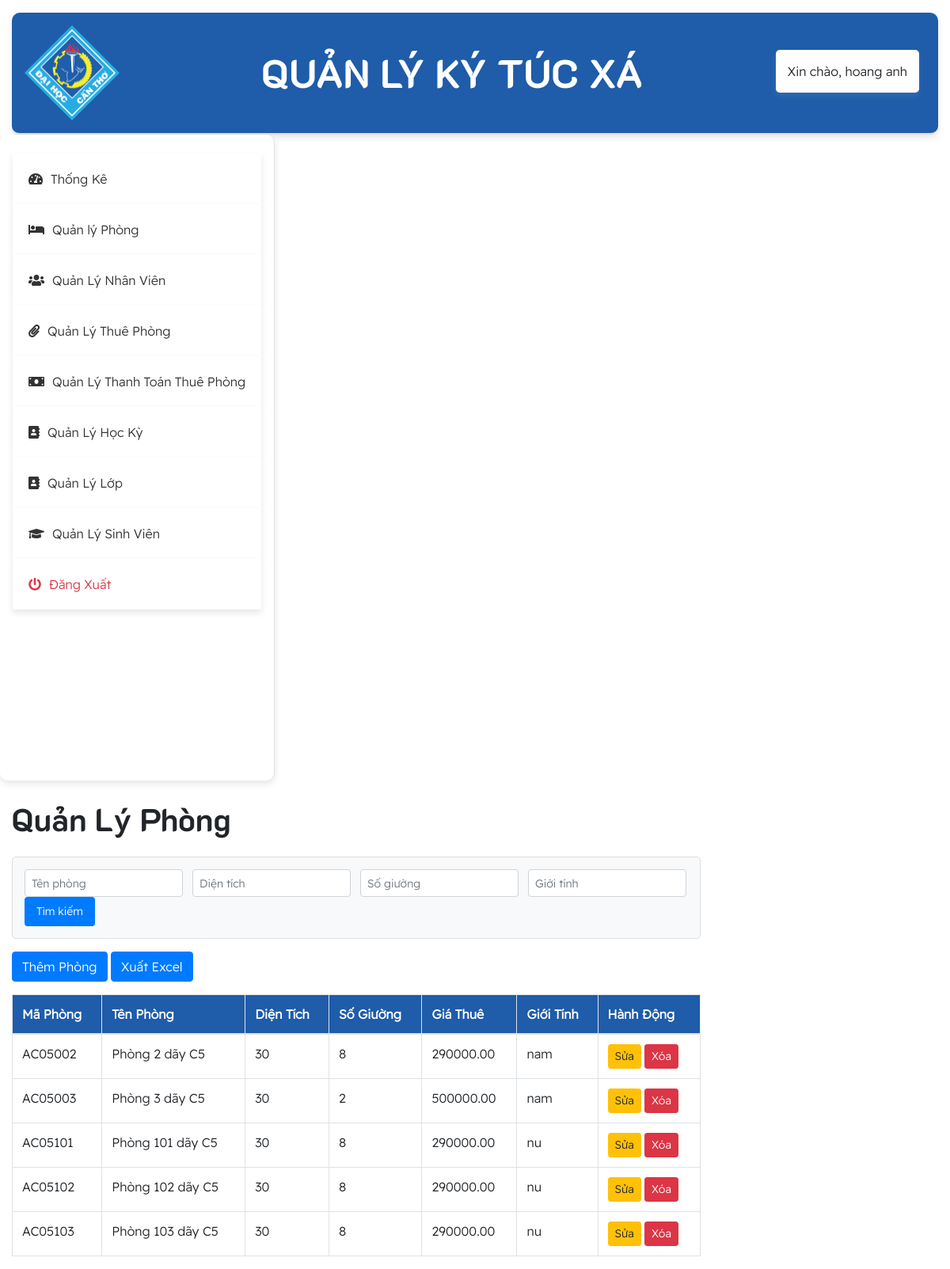
Screenshot of / (signed in) with the database file from the repository.
### tables this page shows
CREATE TABLE `phong` (
  `ma_phong` varchar(7) NOT NULL,
  `ten_phong` varchar(100) DEFAULT NULL,
  `loai_phong` varchar(3) DEFAULT NULL,
  `dien_tich` float DEFAULT NULL,
  `so_giuong` int DEFAULT NULL,
  `gia_thue` decimal(10,2) DEFAULT NULL,
  `gioi_tinh` varchar(5) NOT NULL DEFAULT 'none',
  PRIMARY KEY (`ma_phong`)
);

### app/controllers/PhongController.php (called while the page is built, shortened)
<?php
class PhongController
{
    private $phongModel;
    public function __construct($pdo)
    {
        $this->phongModel = new Phong($pdo);
    }
    public function index()
    {
        $criteria = [
            'ten_phong' => $_GET['ten_phong'] ?? '',
            'dien_tich' => $_GET['dien_tich'] ?? '',
            'so_giuong' => $_GET['so_giuong'] ?? '',
            'gioi_tinh' => $_GET['gioi_tinh'] ?? ''
        ];
        if (!empty($criteria['ten_phong']) || !empty($criteria['dien_tich']) || !empty($criteria['so_giuong']) || !empty($criteria['gioi_tinh'])) {
            $phongs = $this->phongModel->search($criteria);
        } else {
            $phongs = $this->phongModel->getAll();
        }
        include '../app/views/phong/index.php';
    }
}

### app/models/Phong.php (called while the page is built, shortened)
<?php
class Phong
{
    public ?PDO $db;
    public function
        __construct(
        ?PDO $pdo
    ) {
        $this->db = $pdo;
    }
    public function getAll():array
    {
        $stmt = $this->db->query("SELECT * FROM Phong");
        return $stmt->fetchAll(PDO::FETCH_ASSOC);
    }
}

### app/views/phong/index.php (the view, shortened to what this page needs)
<!DOCTYPE html>
<html lang="en">
<head>
    <link href="https://stackpath.bootstrapcdn.com/bootstrap/4.5.2/css/bootstrap.min.css" rel="stylesheet">
    <link rel="stylesheet" href="https://cdnjs.cloudflare.com/ajax/libs/font-awesome/5.15.4/css/all.min.css">
    <link rel="stylesheet" type="text/css" href="style.css">
</head>
<body>
    <div class="container-fluid mt-3">
        <div class="row">
            <div class="col-md-12">
                <?php include '../app/views/header.php'; ?>
            </div>
        </div>
        <div class="row">
            <div>
                <?php include '../app/views/nav.php'; ?>
            </div>
            <div class="col-md-9">
                <div class="content mt-4">
                    <h1 class="mb-4">Quản Lý Phòng</h1>
                    <form action="/phong" method="get" class="mb-3">
                        <div class="form-row">
                            <div class="col">
                                <input type="text" name="ten_phong" class="form-control" placeholder="Tên phòng"
                                    value="<?= htmlspecialchars($_GET['ten_phong'] ?? '') ?>">
                            </div>
                            <div class="col">
                                <input type="text" name="dien_tich" class="form-control" placeholder="Diện tích"
                                    value="<?= htmlspecialchars($_GET['dien_tich'] ?? '') ?>">
                            </div>
                            <div class="col">
                                <input type="number" name="so_giuong" class="form-control" placeholder="Số giường"
                                    value="<?= htmlspecialchars($_GET['so_giuong'] ?? '') ?>">
                            </div>
                            <div class="col">
                                <input type="text" name="gioi_tinh" class="form-control" placeholder="Giới tính"
                                    value="<?= htmlspecialchars($_GET['gioi_tinh'] ?? '') ?>">
                            </div>
                            <div class="col">
                                <button type="submit" class="btn btn-primary">Tìm kiếm</button>
                            </div>
                        </div>
                    </form>
                    <a href="/phong/create" class="btn btn-primary mb-3">Thêm Phòng</a>
                    <a href="/export_phong" class="btn btn-primary mb-3">Xuất Excel</a>
                    <table class="table table-bordered table-hover">
                        <thead class="custom-thead">
                            <tr>
                                <th>Mã Phòng</th>
                                <th>Tên Phòng</th>
                                <th>Diện Tích</th>
                                <th>Số Giường</th>
                                <th>Giá Thuê</th>
                                <th>Giới Tính</th>
                                <th>Hành Động</th>
                            </tr>
                        </thead>
                        <tbody>
                            <?php if (isset($_GET['ten_phong']) || isset($_GET['dien_tich']) || isset($_GET['so_giuong'])): ?>
                            <?php if (empty($phongs)): ?>
                            <tr>
                                <td colspan="7">Không tìm thấy phòng nào phù hợp.</td>
                            </tr>
                            <?php else: ?>
                            <?php foreach ($phongs as $phong): ?>
                            <tr>
                                <td><?= htmlspecialchars($phong['ma_phong']) ?></td>
                                <td><?= htmlspecialchars($phong['ten_phong']) ?></td>
                                <td><?= htmlspecialchars($phong['dien_tich']) ?></td>
                                <td><?= htmlspecialchars($phong['so_giuong']) ?></td>
                                <td><?= htmlspecialchars($phong['gia_thue']) ?></td>
                                <td><?= htmlspecialchars($phong['gioi_tinh']) ?></td>
                                <td>
                                    <a href="/phong/edit/<?= $phong['ma_phong'] ?>"
                                        class="btn btn-warning btn-sm">Sửa</a>
                                    <a href="/phong/delete/<?= $phong['ma_phong'] ?>"
                                        class="btn btn-danger btn-sm">Xóa</a>
                                </td>
                            </tr>
                            <?php endforeach; ?>
                            <?php endif; ?>
                            <?php else: ?>
                            <?php foreach ($phongs as $phong): ?>
                            <tr>
                                <td><?= htmlspecialchars($phong['ma_phong']) ?></td>
                                <td><?= htmlspecialchars($phong['ten_phong']) ?></td>
                                <td><?= htmlspecialchars($phong['dien_tich']) ?></td>
                                <td><?= htmlspecialchars($phong['so_giuong']) ?></td>
                                <td><?= htmlspecialchars($phong['gia_thue']) ?></td>
                                <td><?= htmlspecialchars($phong['gioi_tinh']) ?></td>
                                <td>
                                    <a href="/phong/edit/<?= $phong['ma_phong'] ?>"
                                        class="btn btn-warning btn-sm">Sửa</a>
                                    <a href="/phong/delete/<?= $phong['ma_phong'] ?>" class="btn btn-danger btn-sm"
                                        onclick="return confirmDelete();">Xóa</a>
                                </td>
                            </tr>
                            <?php endforeach; ?>
                            <?php endif; ?>
                        </tbody>
                    </table>
                </div>
            </div>
        </div>
    </div>
</body>
</html>

### public/style.css (style rules this page uses)
:root { --main-bg-color: #009d63; --main-text-color: #009d63; --second-text-color: #bbbec5; --second-bg-color: #c1efde; }
.custom-thead { background-color: #1f5ca9; color: white; }
h1 { font-family: 'CustomFont', sans-serif; }
body { font-family: 'CustomFont1', sans-serif; }
form.mb-3 { display: flex; justify-content: flex-start; gap: 10px; align-items: center; background-color: #f8f9fa; padding: 15px; border-radius: 5px; border: 1px solid #ddd; }
form.mb-3 input[type="text"], form.mb-3 input[type="number"] { padding: 8px; font-size: 14px; border: 1px solid #ced4da; border-radius: 4px; width: 200px; }
form.mb-3 button { padding: 8px 15px; font-size: 14px; color: #fff; background-color: #007bff; border: none; border-radius: 4px; cursor: pointer; transition: background-color 0.3s ease; }

### rows the page displays
phong: ma_phong "AC05002", ten_phong "Phòng 2 dãy C5", dien_tich "30", so_giuong "8", gia_thue "290000.00", gioi_tinh "nam"
phong: ma_phong "AC05003", ten_phong "Phòng 3 dãy C5", dien_tich "30", so_giuong "2", gia_thue "500000.00", gioi_tinh "nam"
phong: ma_phong "AC05101", ten_phong "Phòng 101 dãy C5", dien_tich "30", so_giuong "8", gia_thue "290000.00", gioi_tinh "nu"
phong: ma_phong "AC05102", ten_phong "Phòng 102 dãy C5", dien_tich "30", so_giuong "8", gia_thue "290000.00", gioi_tinh "nu"
phong: ma_phong "AC05103", ten_phong "Phòng 103 dãy C5", dien_tich "30", so_giuong "8", gia_thue "290000.00", gioi_tinh "nu"

### other values shown
$_SESSION['ho_ten'] "hoang anh"
